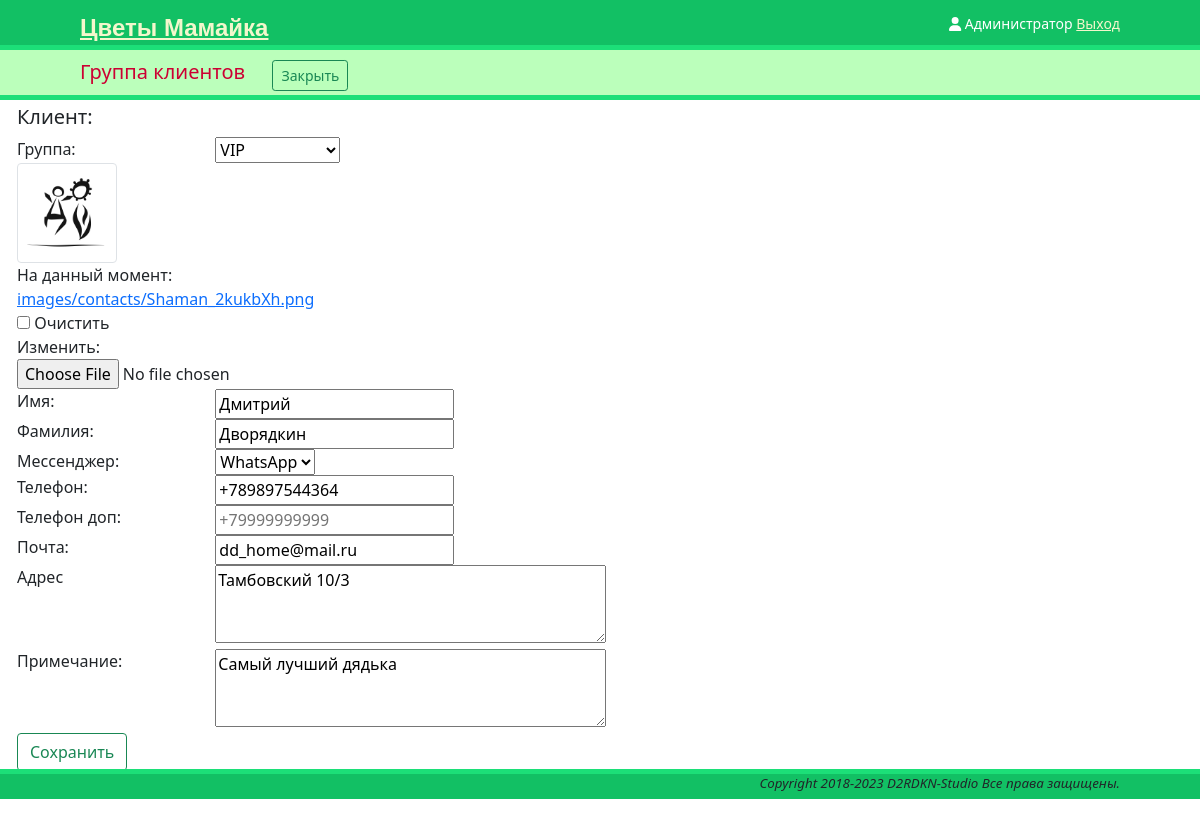
Before: /references/contacts/2/edit (signed in) with the older database file.
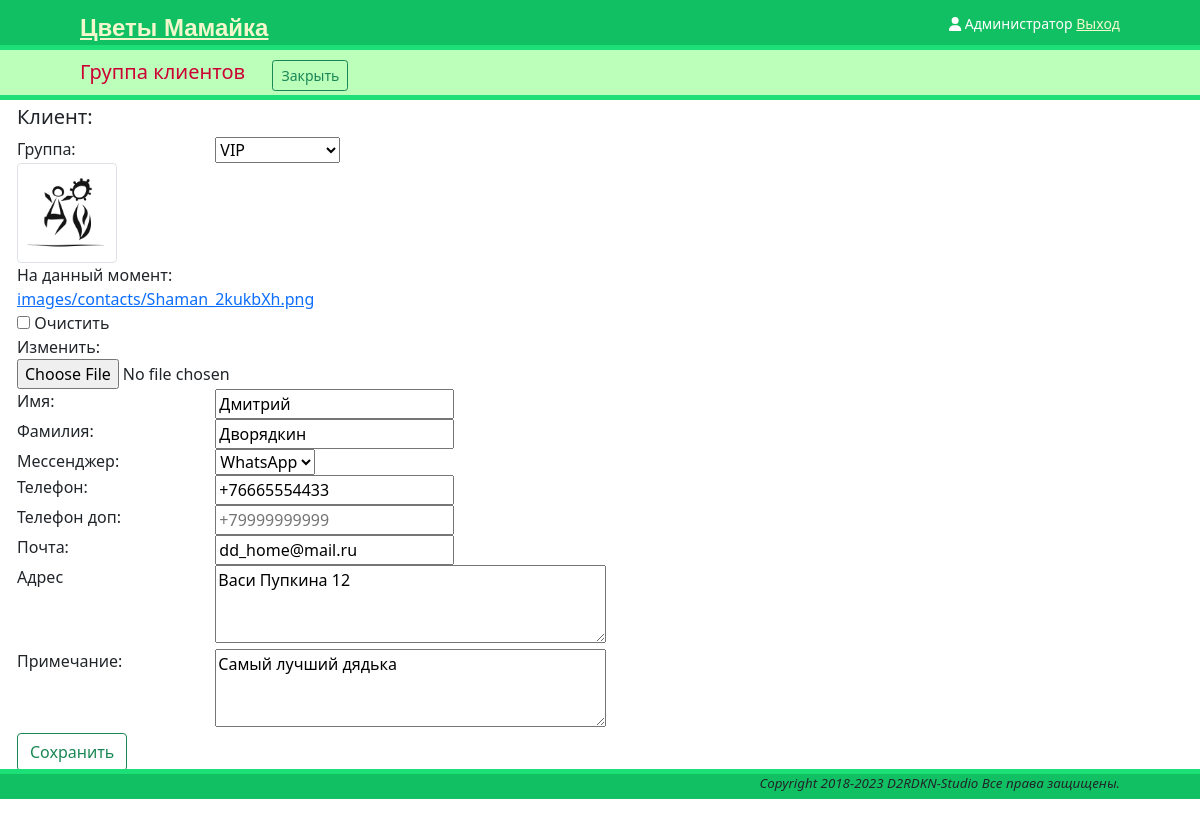
After: the same page with the newer database file.
### references/contacts/models.py (models this page shows, shortened)
class Contact(models.Model):
    MESSENGERS = [
        ('SM', 'SMS'),
        ('WA', 'WhatsApp'),
        ('VB', 'Viber'),
        ('TG', 'Telegram'),
        ('VK', 'VKontakte'),
        ('FB', 'Facebook'),
        ('WC', 'WeChat'),
        ('SC', 'Snapchat'),
        ('SK', 'Skype'),
    ]
    phone_regex = RegexValidator(regex=r"^\+?1?\d{9,15}$")
    category = models.ForeignKey(ContactGroup, on_delete=models.SET_NULL,
                                 db_index=True, null=True, verbose_name='Группа')
    first_name = models.CharField(max_length=255, verbose_name='Имя')
    last_name = models.CharField(blank=True, max_length=255, verbose_name='Фамилия')
    email = models.EmailField(blank=True, verbose_name='Почта')
    phone = models.CharField(max_length=15, verbose_name='Телефон', validators=[phone_regex],)
    phone2 = models.CharField(blank=True, max_length=15, verbose_name='Телефон2', validators=[phone_regex],)
    messenger = models.CharField(max_length=2, choices=MESSENGERS, default='SM'
                                 , verbose_name='Мессенджер')
    address = models.TextField(blank=True, verbose_name='Адрес')
    description = models.TextField(blank=True, verbose_name='Описание')
    image = models.ImageField(blank=True, upload_to='images/contacts/',
                              verbose_name='Изображение')
    createdBy = models.ForeignKey(User, related_name='author', on_delete=models.PROTECT,
                                  verbose_name='Автор')
    createdOn = models.DateTimeField(auto_now_add=True, verbose_name='Создан')
    isActive = models.BooleanField(default=True)
    class Meta:
        verbose_name = 'Клиент'
        verbose_name_plural = 'Клиенты'

### references/contacts/views.py (the view, shortened to what this page needs)
# urls.py: path('<int:pk>/edit', contacts_views.ContactUpdateView.as_view(), name='contacts_edit'),
class ContactUpdateView(LoginRequiredMixin, UpdateView):
    model = Contact
    template_name = 'references/contacts/edit.html'
    form_class = ContactEditForm

### references/contacts/models.py (called while the page is built)
    def __str__(self):
        return self.title

### templates/references/contacts/edit.html (shortened to what this page needs)
{% extends "onepage.html" %}
{% load static %}
{% block subheader %}
     <span class="inline">
        <h5> Группа клиентов </h5>
    </span>
    <a href="{% url 'contacts_list' %}" class="btn btn-outline-success btn-sm">Закрыть</a>
{% endblock %}
{% block main %}
    <div class="container-fluid">
        <div class="row">
            <h5>Клиент:</h5>
        </div>
        <form method="post" enctype="multipart/form-data">
            <div class="row">
                <div class="col-2">
                    {{ form.category.label}}
                </div>
                <div class="col">
                    {{ form.category }}
                </div>
            </div>
            <div class="row">
                    <div class="col-2">
                        <img class="img-thumbnail" id="foto" src="{% if form.instance.image %}{{ form.instance.image.url }}
                            {% else %}{% static '/img/no-image.png' %}{% endif %}" width=100>
                        <div class="col">
                            {{ form.image }}
                        </div>
                    </div>
            </div>
            <div class="row">
                <div class="col-2">
                    {{ form.first_name.label }}
                </div>
                <div class="col">
                    {{ form.first_name }}
                </div>
            </div>
            <div class="row">
                <div class="col-2">
                    {{ form.last_name.label }}
                </div>
                <div class="col">
                    {{ form.last_name }}
                </div>
            </div>
            <div class="row">
                <div class="col-2">
                    {{ form.messenger.label }}
                </div>
                <div class="col">
                    {{ form.messenger }}
                </div>
            </div>
            <div class="row">
                <div class="col-2">
                    {{ form.phone.label }}
                </div>
                <div class="col">
                    {{ form.phone }}
                </div>
            </div>
            <div class="row">
                <div class="col-2">
                    {{ form.phone2.label }}
                </div>
                <div class="col">
                    {{ form.phone2 }}
                </div>
            </div>
            <div class="row">
                <div class="col-2">
                    {{ form.email.label }}
                </div>
                <div class="col">
                    {{ form.email }}
                </div>
            </div>
            <div class="row">
                <div class="col-2">
                    {{ form.address.label }}
                </div>
                <div class="col">
                    {{ form.address }}
                </div>
            </div>
            <div class="row">
                <div class="col-2">
                    {{ form.description.label }}
                </div>
                <div class="col">
                    {{ form.description }}
                </div>
            </div>
            <div class="row">
                <div class="col">
                    <button class="btn btn-outline-success" type="submit">Сохранить</button>
                </div>
            </div>
        </form>
    </div>
{% endblock %}

Changed rows visible on the page:
changed Contact "VIP": phone "+789897544364" → "+76665554433"; address "Тамбовский 10/3" → "Васи Пупкина 12"
